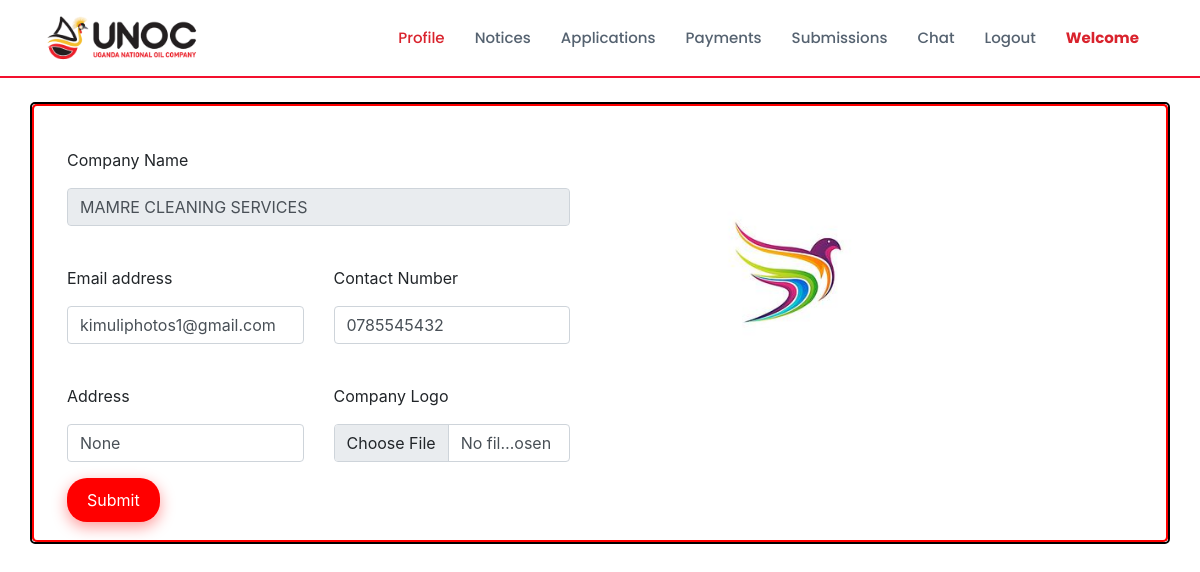
/user_homepage/ (signed in), run on the app's committed database.
### biddingApp/models.py (models this page shows, shortened)
class Applicant(models.Model):
    user = models.ForeignKey(User, on_delete=models.CASCADE)
    phone = models.CharField(max_length=10)
    image = models.ImageField(upload_to="logos")
    address = models.CharField(max_length=100, blank=True, null=True)

### biddingApp/views.py (the view, shortened to what this page needs)
# urls.py: path("user_homepage/", views.user_homepage, name="user_homepage"),
@login_required
def user_homepage(request):
    applicant = Applicant.objects.get(user=request.user)
    return render(request, "user/user_homepage.html", {'applicant': applicant})

### biddingApp/templates/user/user_homepage.html (shortened to what this page needs)
{% extends 'user/user_navbar.html' %}
{% load static %}
{% block home %} active {% endblock %}
{% block body %}
<div class="container mt-4 custom-container">
    <div class="row">
        <div class="col-sm-6">
            <form class="container mt-4" method="POST" enctype="multipart/form-data">
                <div class="row mt-4">
                    <div class="form-group col-md-12">
                        <label>Company Name</label>
                        <input type="text" class="form-control mt-2" name="username" id="username"
                            value="{{applicant.user.username}}" readonly>
                    </div>
                </div>
                <div class="row mt-4">
                    <div class="form-group col-md-6">
                        <label>Email address</label>
                        <input type="email" class="form-control mt-2" name="email" id="email" value="{{applicant.user.email}}" required>
                    </div>
                    <div class="form-group col-md-6">
                        <label>Contact Number</label>
                        <input type="tel" class="form-control mt-2" name="phone" id="phone" value="{{applicant.phone}}" required>
                    </div>
                </div>
                <div class="row mt-4">
                    <div class="form-group col-md-6">
                        <label>Address</label>
                        <input type="text" class="form-control mt-2" name="address" id="address" value="{{applicant.address}}" required>
                    </div>
                    <div class="form-group col-md-6">
                        <label>Company Logo</label>
                        <input type="file" class="form-control mt-2" name="image" id="image">
                    </div>
                </div>
                <input type="submit" value="Submit" class="btn btn-warning add-button" accept="image/*">
            </form>
        </div>
        <div class="col-sm-4 mt-5 text-center">
            <img src="{{applicant.image.url}}" alt="" width="200px" height="200px">
        </div>
    </div>
</div>
{% endblock %}

### data on the page
Applicant: username "MAMRE CLEANING SERVICES", email "kimuliphotos1@gmail.com", phone "0785545432", address "None", image (picture)
